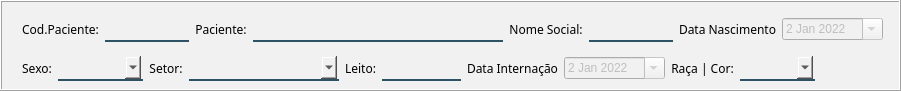
                <widget class="QFrame" name="frame_21">
                 <property name="minimumSize">
                  <size>
                   <width>901</width>
                   <height>91</height>
                  </size>
                 </property>
                 <property name="maximumSize">
                  <size>
                   <width>901</width>
                   <height>91</height>
                  </size>
                 </property>
                 <property name="styleSheet">
                  <string notr="true">background-color: rgb(241, 241, 241);</string>
                 </property>
                 <property name="frameShape">
                  <enum>QFrame::Box</enum>
                 </property>
                 <property name="frameShadow">
                  <enum>QFrame::Raised</enum>
                 </property>
                 <property name="lineWidth">
                  <number>1</number>
                 </property>
                 <property name="midLineWidth">
                  <number>0</number>
                 </property>
                 <widget class="QWidget" name="layoutWidget_6">
                  <property name="geometry">
                   <rect>
                    <x>22</x>
                    <y>49</y>
                    <width>793</width>
                    <height>38</height>
                   </rect>
                  </property>
                  <layout class="QHBoxLayout" name="horizontalLayout_4">
                   <item>
                    <widget class="QLabel" name="label_70">
                     <property name="font">
                      <font>
                       <family>Reem Kufi</family>
                      </font>
                     </property>
                     <property name="styleSheet">
                      <string notr="true">color: rgb(0, 0, 0);</string>
                     </property>
                     <property name="text">
                      <string>Sexo:</string>
                     </property>
                     <property name="alignment">
                      <set>Qt::AlignCenter</set>
                     </property>
                    </widget>
                   </item>
                   <item>
                    <widget class="QComboBox" name="cb_sex">
                     <property name="enabled">
                      <bool>false</bool>
                     </property>
                     <property name="maximumSize">
                      <size>
                       <width>85</width>
                       <height>16777215</height>
                      </size>
                     </property>
                     <property name="font">
                      <font>
                       <family>Segoe UI</family>
                      </font>
                     </property>
                     <property name="styleSheet">
                      <string notr="true">border:2px solid rgba(0,0,0,0);
border-bottom-color:rgba(46,82,101,255);
color:rgb(0,0,0);
padding-bottom:7px</string>
                     </property>
                     <item>
                      <property name="text">
                       <string/>
                      </property>
                     </item>
                     <item>
                      <property name="text">
                       <string>Masculino</string>
                      </property>
                     </item>
                     <item>
                      <property name="text">
                       <string>Feminino</string>
                      </property>
                     </item>
                     <item>
                      <property name="text">
                       <string>Transgênero</string>
                      </property>
                     </item>
                     <item>
                      <property name="text">
                       <string>Cisgênero</string>
                      </property>
                     </item>
                     <item>
                      <property name="text">
                       <string>Não-binário</string>
                      </property>
                     </item>
                    </widget>
                   </item>
                   <item>
                    <widget class="QLabel" name="label_71">
                     <property name="font">
                      <font>
                       <family>Reem Kufi</family>
                      </font>
                     </property>
                     <property name="styleSheet">
                      <string notr="true">color: rgb(0, 0, 0);</string>
                     </property>
                     <property name="text">
                      <string>Setor:</string>
                     </property>
                     <property name="alignment">
                      <set>Qt::AlignCenter</set>
                     </property>
                    </widget>
                   </item>
                   <item>
                    <widget class="QComboBox" name="cb_seto">
                     <property name="enabled">
                      <bool>false</bool>
                     </property>
                     <property name="minimumSize">
                      <size>
                       <width>150</width>
                       <height>0</height>
                      </size>
                     </property>
                     <property name="maximumSize">
                      <size>
                       <width>150</width>
                       <height>16777215</height>
                      </size>
                     </property>
                     <property name="font">
                      <font>
                       <family>Segoe UI</family>
                      </font>
                     </property>
                     <property name="styleSheet">
                      <string notr="true">border:2px solid rgba(0,0,0,0);
border-bottom-color:rgba(46,82,101,255);
color:rgb(0,0,0);
padding-bottom:7px</string>
                     </property>
                    </widget>
                   </item>
                   <item>
                    <widget class="QLabel" name="label_72">
                     <property name="maximumSize">
                      <size>
                       <width>90</width>
                       <height>16777215</height>
                      </size>
                     </property>
                     <property name="font">
                      <font>
                       <family>Reem Kufi</family>
                      </font>
                     </property>
                     <property name="styleSheet">
                      <string notr="true">color: rgb(0, 0, 0);</string>
                     </property>
                     <property name="text">
                      <string>Leito:</string>
                     </property>
                     <property name="alignment">
                      <set>Qt::AlignCenter</set>
                     </property>
                    </widget>
                   </item>
                   <item>
                    <widget class="QLineEdit" name="txt_leit">
                     <property name="enabled">
                      <bool>false</bool>
                     </property>
                     <property name="maximumSize">
                      <size>
                       <width>90</width>
                       <height>16777215</height>
                      </size>
                     </property>
                     <property name="font">
                      <font>
                       <family>Segoe UI</family>
                      </font>
                     </property>
                     <property name="styleSheet">
                      <string notr="true">border:2px solid rgba(0,0,0,0);
border-bottom-color:rgba(46,82,101,255);
color:rgb(0,0,0);
padding-bottom:7px</string>
                     </property>
                    </widget>
                   </item>
                   <item>
                    <widget class="QLabel" name="label_73">
                     <property name="font">
                      <font>
                       <family>Reem Kufi</family>
                      </font>
                     </property>
                     <property name="styleSheet">
                      <string notr="true">color: rgb(0, 0, 0);</string>
                     </property>
                     <property name="text">
                      <string>Data Internação</string>
                     </property>
                     <property name="alignment">
                      <set>Qt::AlignCenter</set>
                     </property>
                    </widget>
                   </item>
                   <item>
                    <widget class="QDateEdit" name="dt_internacao">
                     <property name="enabled">
                      <bool>false</bool>
                     </property>
                     <property name="minimumSize">
                      <size>
                       <width>101</width>
                       <height>0</height>
                      </size>
                     </property>
                     <property name="font">
                      <font>
                       <family>Segoe UI</family>
                      </font>
                     </property>
                     <property name="dateTime">
                      <datetime>
                       <hour>3</hour>
                       <minute>0</minute>
                       <second>0</second>
                       <year>2022</year>
                       <month>1</month>
                       <day>2</day>
                      </datetime>
                     </property>
                     <property name="calendarPopup">
                      <bool>true</bool>
                     </property>
                    </widget>
                   </item>
                   <item>
                    <widget class="QLabel" name="label_66">
                     <property name="font">
                      <font>
                       <family>Reem Kufi</family>
                      </font>
                     </property>
                     <property name="styleSheet">
                      <string notr="true">color: rgb(0, 0, 0);</string>
                     </property>
                     <property name="text">
                      <string>Raça | Cor:</string>
                     </property>
                     <property name="alignment">
                      <set>Qt::AlignCenter</set>
                     </property>
                    </widget>
                   </item>
                   <item>
                    <widget class="QComboBox" name="cb_rac">
                     <property name="enabled">
                      <bool>false</bool>
                     </property>
                     <property name="maximumSize">
                      <size>
                       <width>90</width>
                       <height>16777215</height>
                      </size>
                     </property>
                     <property name="font">
                      <font>
                       <family>Segoe UI</family>
                      </font>
                     </property>
                     <property name="styleSheet">
                      <string notr="true">border:2px solid rgba(0,0,0,0);
border-bottom-color:rgba(46,82,101,255);
color:rgb(0,0,0);
padding-bottom:7px</string>
                     </property>
                     <item>
                      <property name="text">
                       <string/>
                      </property>
                     </item>
                     <item>
                      <property name="text">
                       <string>Amarelo</string>
                      </property>
                     </item>
                     <item>
                      <property name="text">
                       <string>Branco</string>
                      </property>
                     </item>
                     <item>
                      <property name="text">
                       <string>Indigena</string>
                      </property>
                     </item>
                     <item>
                      <property name="text">
                       <string>Pardo</string>
                      </property>
                     </item>
                     <item>
                      <property name="text">
                       <string>Preto</string>
                      </property>
                     </item>
                     <item>
                      <property name="text">
                       <string>Indefinido</string>
                      </property>
                     </item>
                    </widget>
                   </item>
                  </layout>
                 </widget>
                 <widget class="QWidget" name="layoutWidget_7">
                  <property name="geometry">
                   <rect>
                    <x>22</x>
                    <y>9</y>
                    <width>861</width>
                    <height>40</height>
                   </rect>
                  </property>
                  <layout class="QHBoxLayout" name="horizontalLayout_22">
                   <item>
                    <widget class="QLabel" name="label_67">
                     <property name="font">
                      <font>
                       <family>Reem Kufi</family>
                      </font>
                     </property>
                     <property name="styleSheet">
                      <string notr="true">color: rgb(0, 0, 0);</string>
                     </property>
                     <property name="text">
                      <string>Cod.Paciente:</string>
                     </property>
                     <property name="alignment">
                      <set>Qt::AlignCenter</set>
                     </property>
                    </widget>
                   </item>
                   <item>
                    <widget class="QLineEdit" name="txt_codPacient">
                     <property name="enabled">
                      <bool>false</bool>
                     </property>
                     <property name="minimumSize">
                      <size>
                       <width>60</width>
                       <height>0</height>
                      </size>
                     </property>
                     <property name="maximumSize">
                      <size>
                       <width>90</width>
                       <height>16777215</height>
                      </size>
                     </property>
                     <property name="font">
                      <font>
                       <family>Segoe UI</family>
                      </font>
                     </property>
                     <property name="styleSheet">
                      <string notr="true">border:2px solid rgba(0,0,0,0);
border-bottom-color:rgba(46,82,101,255);
color:rgb(0,0,0);
padding-bottom:7px</string>
                     </property>
                    </widget>
                   </item>
                   <item>
                    <layout class="QHBoxLayout" name="horizontalLayout_21">
                     <item>
                      <widget class="QLabel" name="label_68">
                       <property name="font">
                        <font>
                         <family>Reem Kufi</family>
                        </font>
                       </property>
                       <property name="styleSheet">
                        <string notr="true">color: rgb(0, 0, 0);</string>
                       </property>
                       <property name="text">
                        <string>Paciente:</string>
                       </property>
                       <property name="alignment">
                        <set>Qt::AlignCenter</set>
                       </property>
                      </widget>
                     </item>
                     <item>
                      <widget class="QLineEdit" name="txt_nmPacient">
                       <property name="enabled">
                        <bool>false</bool>
                       </property>
                       <property name="minimumSize">
                        <size>
                         <width>250</width>
                         <height>0</height>
                        </size>
                       </property>
                       <property name="maximumSize">
                        <size>
                         <width>400</width>
                         <height>16777215</height>
                        </size>
                       </property>
                       <property name="font">
                        <font>
                         <family>Segoe UI</family>
                        </font>
                       </property>
                       <property name="styleSheet">
                        <string notr="true">border:2px solid rgba(0,0,0,0);
border-bottom-color:rgba(46,82,101,255);
color:rgb(0,0,0);
padding-bottom:7px</string>
                       </property>
                       <property name="text">
                        <string/>
                       </property>
                      </widget>
                     </item>
                    </layout>
                   </item>
                   <item>
                    <widget class="QLabel" name="label_82">
                     <property name="font">
                      <font>
                       <family>Reem Kufi</family>
                      </font>
                     </property>
                     <property name="styleSheet">
                      <string notr="true">color: rgb(0, 0, 0);</string>
                     </property>
                     <property name="text">
                      <string>Nome Social:</string>
                     </property>
                     <property name="alignment">
                      <set>Qt::AlignCenter</set>
                     </property>
                    </widget>
                   </item>
                   <item>
                    <widget class="QLineEdit" name="txt_social">
                     <property name="enabled">
                      <bool>false</bool>
                     </property>
                     <property name="minimumSize">
                      <size>
                       <width>60</width>
                       <height>0</height>
                      </size>
                     </property>
                     <property name="maximumSize">
                      <size>
                       <width>90</width>
                       <height>16777215</height>
                      </size>
                     </property>
                     <property name="font">
                      <font>
                       <family>Segoe UI</family>
                      </font>
                     </property>
                     <property name="styleSheet">
                      <string notr="true">border:2px solid rgba(0,0,0,0);
border-bottom-color:rgba(46,82,101,255);
color:rgb(0,0,0);
padding-bottom:7px</string>
                     </property>
                    </widget>
                   </item>
                   <item>
                    <widget class="QLabel" name="label_69">
                     <property name="font">
                      <font>
                       <family>Reem Kufi</family>
                      </font>
                     </property>
                     <property name="styleSheet">
                      <string notr="true">color: rgb(0, 0, 0);</string>
                     </property>
                     <property name="text">
                      <string>Data Nascimento</string>
                     </property>
                     <property name="alignment">
                      <set>Qt::AlignCenter</set>
                     </property>
                    </widget>
                   </item>
                   <item>
                    <widget class="QDateEdit" name="dt_nascimento">
                     <property name="enabled">
                      <bool>false</bool>
                     </property>
                     <property name="minimumSize">
                      <size>
                       <width>101</width>
                       <height>0</height>
                      </size>
                     </property>
                     <property name="font">
                      <font>
                       <family>Segoe UI</family>
                      </font>
                     </property>
                     <property name="dateTime">
                      <datetime>
                       <hour>3</hour>
                       <minute>0</minute>
                       <second>0</second>
                       <year>2022</year>
                       <month>1</month>
                       <day>2</day>
                      </datetime>
                     </property>
                     <property name="calendarPopup">
                      <bool>true</bool>
                     </property>
                    </widget>
                   </item>
                  </layout>
                 </widget>
                </widget>
